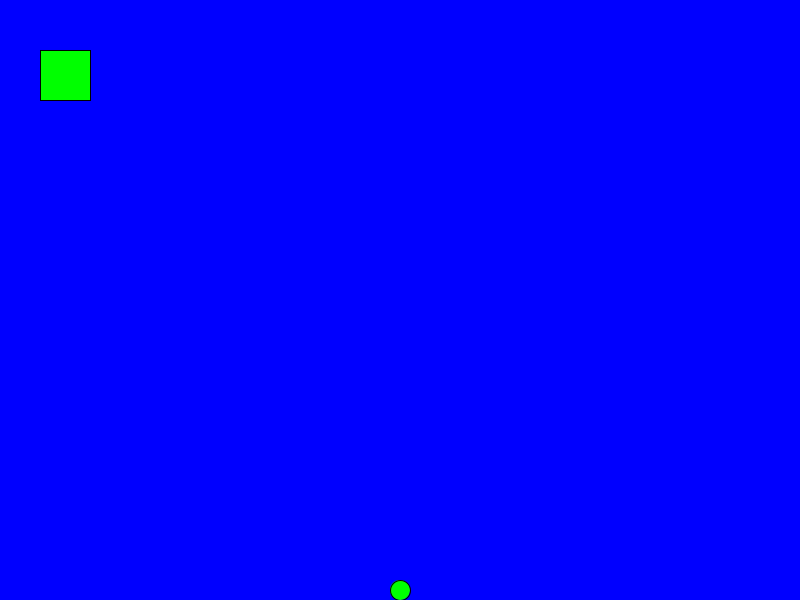
Frame 1 (no input)
Frame 60 (the mouse pressed at the canvas centre just before this capture): identical to frame 1, image omitted
Frame 120 (the mouse held since frame 60 and released just before this capture): identical to frame 1, image omitted

The Processing sketch that drew this single still picture (run headless with seeded random() and noise(); from frame 60 on, the mouse is pressed at the canvas centre):

// Processing sketch: sketch_210915a
// ── sketch_210915a.pde

int x=400;
int y=590;
car one;
void setup(){
  size(800,600);
one= new car( 40,  50,  50,  10);
}

void draw(){
  background(0,0,255);
 fill(0,255,0);
 ellipse(x,y,20,20);
 if(x==791){
   x=790;
 }
 if(x==9){
   x=10;
 }
 if(y==9){
   y=10;
 }
 if(y==589){
   y=590;
  
 }
one.display();
}void keyPressed(){
 if(keyCode == UP) {
 }
 else if (keyCode == DOWN){
 }
 else if (keyCode == RIGHT){
 }
 else if (keyCode == LEFT){
 }
}

  
  


class car{
  int carX=100;
  int carY=200;
  int car=20;
  int speed=10;
  car(int carX, int carY, int car, int speed){
    this.carX = carX;
    this.carY = carY;
    this.car = car;
    this.speed = speed;
  }
  void display(){
  fill(0,255,0);
  rect(carX,carY,car,50);
}
}
